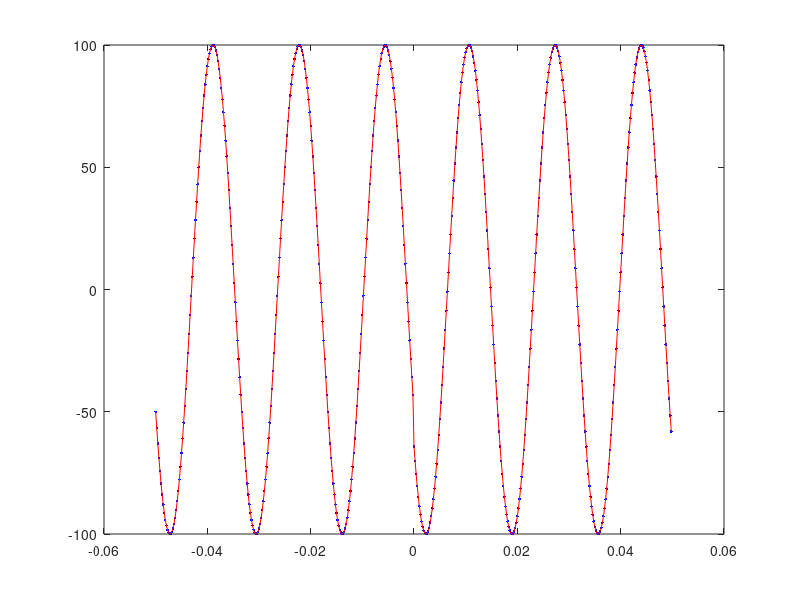

Write MATLAB code to recreate this figure. (Note: this script raises an error after producing the figure.)
% Estimation of Sincrophasors with discontinuities
% using MATLAB optimization toolbox 
clear all; close all; clc;

%signal generation
F0 = 60; %Hz
F1 = 60; %Hz
SampleRate = 4800; %Hz
dt = 1/SampleRate;
AnalysisCycles = 6;
NSamples = floor(AnalysisCycles*SampleRate/F0);
n = -NSamples/2:(NSamples/2-1); %discrete time vector
tau_0 = 0; %discrete time displacement
n = n + tau_0;
t = n*dt; %time vector
Vm = 100; %70*sqrt(2);
Ps = 120; %phase in degrees

% Phase in radians
Ph = Ps*pi/180;

KaS = 10;   % IEEE Std phase (angle) step index: 10 degrees
KxS = 0.0;   % magnitude step index: 0.1 
Wf = 2*pi*F1;  % fundamental frequency

Xm = Vm; %for now, single phase; TODO: 6-channels
Ain = zeros(length(Xm),length(t));
% Amplitude Step: applied after time passes 0
i = 1;
Ain(i,:) = Xm(i);
Ain(i,t >= 0) = Ain(i,t >= 0) * (1 + KxS(i));
%Phase step
Theta(i,:) = (Wf(i)*t) ...                         % Fundamental
                 + Ph(i);               % phase shift
Theta(i,t >= 0) = Theta(i,t >= 0) + (KaS(i) * pi/180);
cSignal = (Ain.*exp(-1i.*Theta));
Signal = real(cSignal);

%%%% Signal parameters estimation
% Phase step
% Model: f(x) = x1*cos(w*t + phi + x2*u(t - tau))
u = zeros(length(Xm),length(t));
tau = 0;
u(length(Xm),t >= tau) = u(length(Xm),t >= tau) + 1;
%modelo 1
f = @(x) x(1)*cos(x(2)*t + x(3) + x(4)*(pi/180)*u);
%modelo 2
%f = @(x) x(1)*cos(Wf*t + x(2) + x(3)*(pi/180)*u);
%modelo 3
%f = @(x) x(1)*cos(Wf*t + Ph + x(2)*(pi/180)*u);

err = @(x) (Signal - f(x)).^2;
%first estimates for x
SNR = 90.5; %dB SNR = 20 log_10 Asinal/Aruido => Aruido = Asinal/10^(SNR/20)
Aruido = Vm/10^(SNR/20);

xnom1 = [Vm 2*pi*F1 Ph KaS];
xnom2 = [Vm Ph KaS];
xnom3 = [Vm KaS];

x = xnom1;
%estimated signal
y = f(xnom1);
plot(t,Signal,'.b',t,y,'r')
% 
% %sum of squared errors with variation of x
% dx1 = 1e-2;
% x1 = (x(1)-50*dx1:dx1:x(1)+49*dx1);
% x2 = (x(2)-50*dx1:dx1:x(2)+49*dx1);
% 
% for i = 1:length(x1)   
% %    for j = 1:length(tau)
% for j = 1:length(x2)
%         %u = zeros(length(Xm),length(t));
%         %u(length(Xm),t >= tau(j)) = u(length(Xm),t >= tau(j)) + 1;
%         y = f([x1(i) x2(j)]) + Aruido*(rand(1,length(t))-0.5);
%         errq(i,j) = sum((Signal - y).^2);
% end
% %    end
% end
% 
% figure
% %plot(A,err)
% ES = surf(x2,x1,errq);
% title('Error surface: x2 x x1 x error')

% Nonlinear fit
% Monte Carlo analysis
xnom = xnom1;
Niter = 1000
x0 = xnom;  %x0 is fixed - first guess are the nominal values
for n = 1:Niter;
    %first guess
    %          X1  w   ph  x2
    par_var = [0.02 0.01 0.02 0.01]; % parameter variation in percent related to nominal
    xr = xnom1.*(1+(par_var/100).*(rand(1,length(xnom1))-0.5));
    
    %regenerates the signal with the uncertainties
        i = 1;
        Xm = xr(1); Wf(i) = xr(2); Ph(i) = xr(3); KaS(i) = xr(4);
        Ain = zeros(length(Xm),length(t));
        % Amplitude Step: applied after time passes 0
        Ain(i,:) = Xm(i);
        Ain(i,t >= 0) = Ain(i,t >= 0) * (1 + KxS(i));
        %Phase step
        Theta(i,:) = (Wf(i)*t) ...                         % Fundamental
                         + Ph(i);               % phase shift
        Theta(i,t >= 0) = Theta(i,t >= 0) + (KaS(i) * pi/180);
        cSignal = (Ain.*exp(-1i.*Theta));
        Signal = real(cSignal) + Aruido*(rand(1,length(t))-0.5);
        err = @(x) (Signal - f(x)).^2;
    y0 = f(x0);
    % figure
    % plot(t,Signal - y0,'r')
    % title('Point by point estimation error: Signal - y')
    
    % Levenberg-marquardt from optimization toolbox
    tol = 1e-7;
    OPTIONS = optimoptions('lsqnonlin', 'Algorithm','levenberg-marquardt','OptimalityTolerance',tol);
    OPTIONS.StepTolerance = 1e-12;
    [X,RESNORM,RESIDUAL,exitflag,output] = lsqnonlin(err,x0,[],[],OPTIONS);
    Y = f(X);
    errors(n,:) = (xr - X)./xr;
    n
end

ERR_MAX = max(abs(errors))*100'   %erros maximos em %

figure
for k = 1:2
    subplot(2,2,k); hold on;
    histogram(errors(:,k));
end

MEAN_ERR = mean(errors)
STDEV_ERR = std(errors)
%hold on; plot(X(2),X(1),'rx', x0(2), x0(1), 'ro')

    